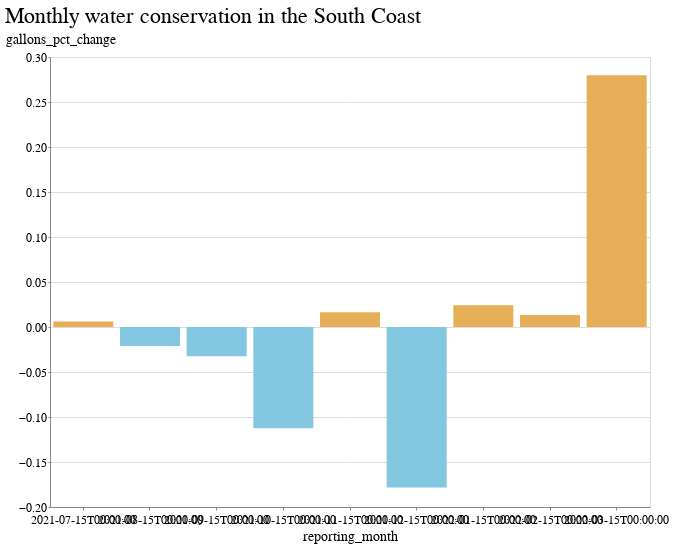

The code cell stored with this chart in its notebook:
### Markdown cell above
### Charts

### Code cell
alt.Chart(
    regions_df[regions_df.hydrologic_region=="South Coast"]
).mark_bar().encode(
    x="reporting_month:O",
    y="gallons_pct_change:Q",
    color=alt.condition(
        alt.datum.gallons_pct_change > 0,
        alt.value("#e6ae56"),  # The positive color
        alt.value("#83c6e0")  # The negative color
    ),
    tooltip=["gallons_pct_change"]
).properties(title="Monthly water conservation in the South Coast", width=600)

### Figure 1 — Vega-Lite specification as saved in the notebook (floating-point values rounded to 4 significant figures)
{"config": {"view": {"width": 800, "height": 450}, "background": "#ffffff", "title": {"anchor": "start", "font": "BentonGothic-Bold, sans", "fontColor": "#000000", "fontSize": 22, "fontWeight": "normal"}, "arc": {"fill": "#82c6df"}, "area": {"fill": "#82c6df"}, "line": {"stroke": "#82c6df", "strokeWidth": 3}, "path": {"stroke": "#82c6df"}, "rect": {"fill": "#82c6df"}, "shape": {"stroke": "#82c6df"}, "bar": {"fill": "#82c6df"}, "point": {"stroke": "#82c6df"}, "symbol": {"fill": "#82c6df", "size": 30}, "axis": {"titleFont": "BentonGothic-Bold, sans", "titleFontSize": 14, "titleFontWeight": "normal", "labelFont": "BentonGothic, sans", "labelFontSize": 12, "labelFontWeight": "normal"}, "axisX": {"labelAngle": 0, "labelPadding": 4, "tickSize": 3}, "axisY": {"labelBaseline": "middle", "maxExtent": 45, "minExtent": 45, "tickSize": 2, "titleAlign": "left", "titleAngle": 0, "titleX": -45, "titleY": -11}, "legend": {"titleFont": "BentonGothic-Bold, sans", "titleFontSize": 14, "titleFontWeight": "normal", "symbolType": "square", "labelFont": "BentonGothic, sans", "labelFontSize": 13}, "range": {"category": ["#3580b1", "#ec8431", "#ab7fb4", "#c89d29", "#adc839", "#829eb1"], "diverging": ["#e68a4f", "#f4bb6a", "#f9e39c", "#dadfe2", "#a6b7c6", "#849eae"], "heatmap": ["#fbf2c7", "#f9e39c", "#f8d36e", "#f4bb6a", "#e68a4f", "#d15a40", "#ab4232"], "ordinal": ["#fbf2c7", "#f9e39c", "#f8d36e", "#f4bb6a", "#e68a4f", "#d15a40", "#ab4232"], "ramp": ["#fbf2c7", "#f9e39c", "#f8d36e", "#f4bb6a", "#e68a4f", "#d15a40", "#ab4232"]}}, "data": {"name": "data-03ef420bf1805da88b630246114cde2f"}, "mark": "bar", "encoding": {"color": {"condition": {"value": "#e6ae56", "test": "(datum.gallons_pct_change > 0)"}, "value": "#83c6e0"}, "tooltip": [{"field": "gallons_pct_change", "type": "quantitative"}], "x": {"field": "reporting_month", "type": "ordinal"}, "y": {"field": "gallons_pct_change", "type": "quantitative"}}, "title": "Monthly water conservation in the South Coast", "width": 600, "$schema": "https://vega.github.io/schema/vega-lite/v4.17.0.json", "datasets": {"data-03ef420bf1805da88b630246114cde2f": [{"hydrologic_region": "South Coast", "reporting_month": "2021-07-15T00:00:00", "total_gallons_current": 98840000000.0, "total_gallons_baseline": 98230000000.0, "gallons_pct_change": 0.006195}, {"hydrologic_region": "South Coast", "reporting_month": "2021-08-15T00:00:00", "total_gallons_current": 99530000000.0, "total_gallons_baseline": 101700000000.0, "gallons_pct_change": -0.02105}, {"hydrologic_region": "South Coast", "reporting_month": "2021-09-15T00:00:00", "total_gallons_current": 91810000000.0, "total_gallons_baseline": 94900000000.0, "gallons_pct_change": -0.03249}, {"hydrologic_region": "South Coast", "reporting_month": "2021-10-15T00:00:00", "total_gallons_current": 80640000000.0, "total_gallons_baseline": 90860000000.0, "gallons_pct_change": -0.1124}, {"hydrologic_region": "South Coast", "reporting_month": "2021-11-15T00:00:00", "total_gallons_current": 76030000000.0, "total_gallons_baseline": 74800000000.0, "gallons_pct_change": 0.01649}, {"hydrologic_region": "South Coast", "reporting_month": "2021-12-15T00:00:00", "total_gallons_current": 60820000000.0, "total_gallons_baseline": 74020000000.0, "gallons_pct_change": -0.1784}, {"hydrologic_region": "South Coast", "reporting_month": "2022-01-15T00:00:00", "total_gallons_current": 61450000000.0, "total_gallons_baseline": 60000000000.0, "gallons_pct_change": 0.02416}, {"hydrologic_region": "South Coast", "reporting_month": "2022-02-15T00:00:00", "total_gallons_current": 63970000000.0, "total_gallons_baseline": 63120000000.0, "gallons_pct_change": 0.01344}, {"hydrologic_region": "South Coast", "reporting_month": "2022-03-15T00:00:00", "total_gallons_current": 72250000000.0, "total_gallons_baseline": 56450000000.0, "gallons_pct_change": 0.2799}]}}
